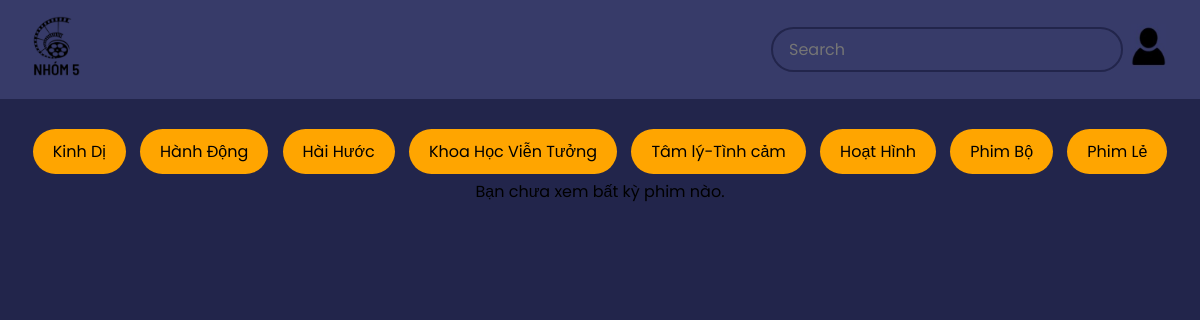
The app's page /index.php?pid=1011 (signed in) with its own data.
### tables this page shows
CREATE TABLE `theloai` (
  `maTheloai` int(11) NOT NULL,
  `tenTheloai` varchar(100) NOT NULL
);

### view/theloai.php (the view, shortened to what this page needs)
<?php
    $link = new mysqli("localhost","root","","webphim");
    $sql = "SELECT * FROM theloai";
    $result_theloai = $link->query($sql);
?>
<?php
    while($row_theloai = $result_theloai->fetch_assoc()){
?>
    <div class="tag">
        <a href="index.php?pid=1002&id=<?php echo $row_theloai["maTheloai"] ?>"><?php echo $row_theloai["tenTheloai"] ?></a>
    </div>
<?php
    }
?>
<div class="tag">
    <a href="index.php?pid=1014&Phan_Loai=Phim bộ">Phim Bộ</a>
</div>
<div class="tag">
    <a href="index.php?pid=1014&Phan_Loai=Phim lẻ">Phim Lẻ</a>
</div>

### style.css (style rules this page uses)
* { box-sizing: border-box; }
:root { --primary-colorr: #EE4D2D; --primary-color:#22254b; --secondary-color: #373b69; --boder-color: #dbdbdb; --text-color: #333; }
.body { background-color: var(--primary-color); font-family: 'Poppins', sans-serif; margin: 0; }
.tag { color:white; padding:10px 20px; background-color: orange; border-radius: 50px; margin:5px; display:inline-block; cursor: pointer; }

### view/theloai.php (style rules this page uses)
a:link { text-decoration:none;color:black; }

### records on screen
theloai: tenTheloai "Kinh Dị"
theloai: tenTheloai "Hành Động"
theloai: tenTheloai "Hài Hước"
theloai: tenTheloai "Khoa Học Viễn Tưởng"
theloai: tenTheloai "Tâm lý-Tình cảm"
theloai: tenTheloai "Hoạt Hình"
